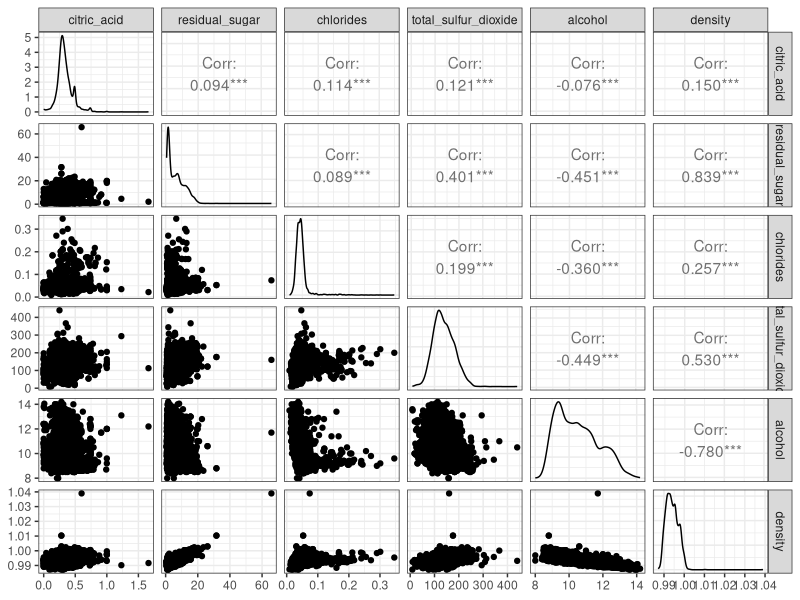
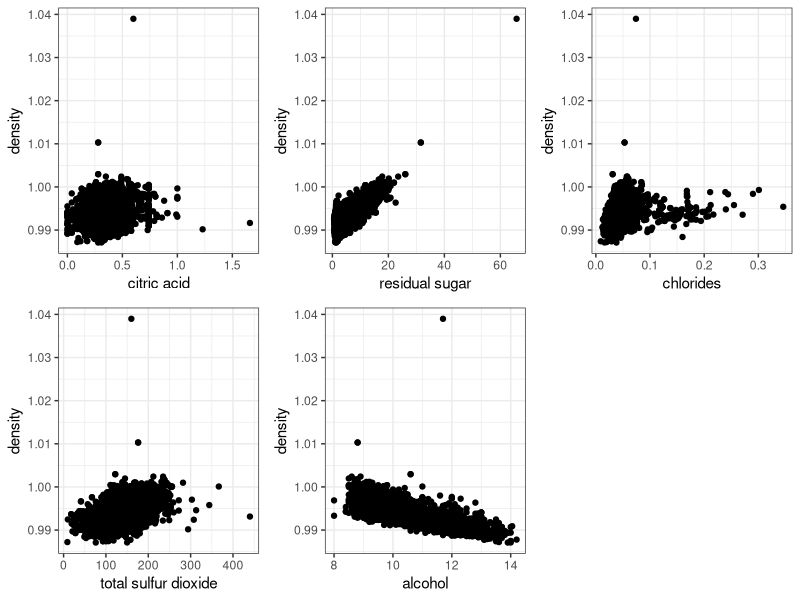
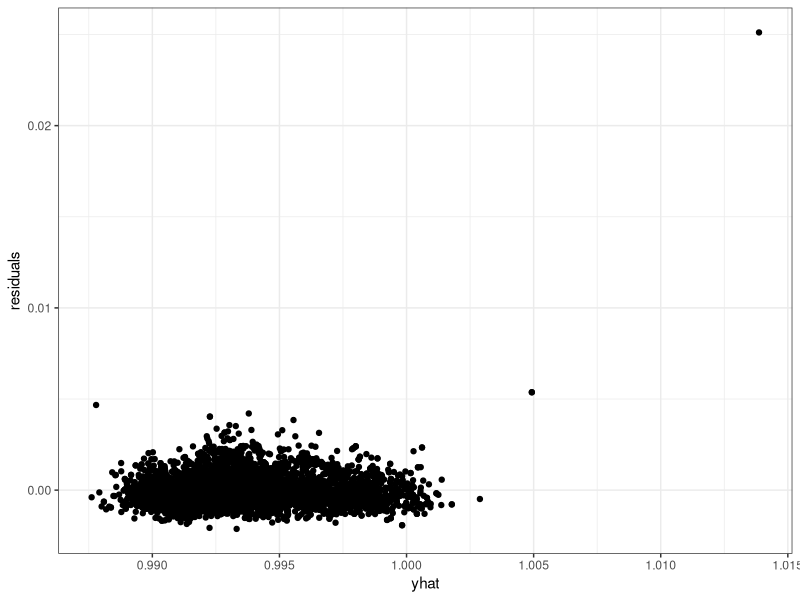

The R source for these figures, in order:
## ---- chunk 1
knitr::opts_chunk$set(echo = TRUE)
## ---- chunk 2
library(readxl)
library(dplyr)
library(ggplot2)
library(GGally)
## ---- chunk 3
# Loading the data
wine    <- read_xlsx("wine.xlsx")
varkeep <- names(wine)[c(3,4,5,7,11,8)]
wine    <- wine %>% select(varkeep)
## ---- chunk 4
ggpairs(wine %>%
          select(citric_acid,
                 residual_sugar,
                 chlorides,
                 total_sulfur_dioxide,
                 alcohol,
                 density)) +
  theme_bw()

p1 <- ggplot(wine, aes(x = citric_acid, y = density)) +
  geom_point() +
  xlab("citric acid") +
  theme_bw()
p2 <- ggplot(wine, aes(x = residual_sugar, y = density)) +
  geom_point() +
  xlab("residual sugar") +
  theme_bw()
p3 <- ggplot(wine, aes(x = chlorides, y = density)) +
  geom_point() +
  xlab("chlorides") +
  theme_bw()
p4 <- ggplot(wine, aes(x = total_sulfur_dioxide, y = density)) +
  geom_point() +
  xlab("total sulfur dioxide") +
  theme_bw()
p5 <- ggplot(wine, aes(x = alcohol, y = density)) +
  geom_point() +
  xlab("alcohol") +
  theme_bw()

library(gridExtra) # allows to show multiplot plots on the same page
grid.arrange(p1, p2, p3, p4, p5, ncol = 3)
## ---- chunk 5
model_fit <- lm(density ~ citric_acid+residual_sugar+chlorides+total_sulfur_dioxide+alcohol, wine)
summary(model_fit)
## ---- chunk 6
# extract the design matrix from the model fit
X <- model.matrix(model_fit)
y <- matrix(wine$density)
beta_hat <- solve( t(X) %*% X) %*% t(X) %*% y # beta_hat = (X'X)^-1 X'y
beta_hat

# add the fitted values and residuals in the dataframe
wine <- wine %>%
  mutate(yhat = beta_hat[1] + beta_hat[2] * wine$citric_acid + beta_hat[3] * wine$residual_sugar + beta_hat[4] * wine$chlorides + beta_hat[5] * wine$total_sulfur_dioxide + beta_hat[6] * wine$alcohol,
         ei_manual = wine$density - yhat)

# scatter plot: fitted value vs. residuals
ggplot(wine, aes(x = yhat, y = ei_manual)) +
  geom_point() +
  ylab("residuals") +
  theme_bw()
## ---- chunk 7
confint(model_fit)
## ---- chunk 8
m2_fit <- lm(density ~ 1, wine) # model with only an intercept
anova(m2_fit, model_fit)
## ---- chunk 9
m3_fit <- lm(density ~ citric_acid+residual_sugar+alcohol, wine)
anova(m3_fit, model_fit)
## ---- chunk 10
summary(model_fit)
